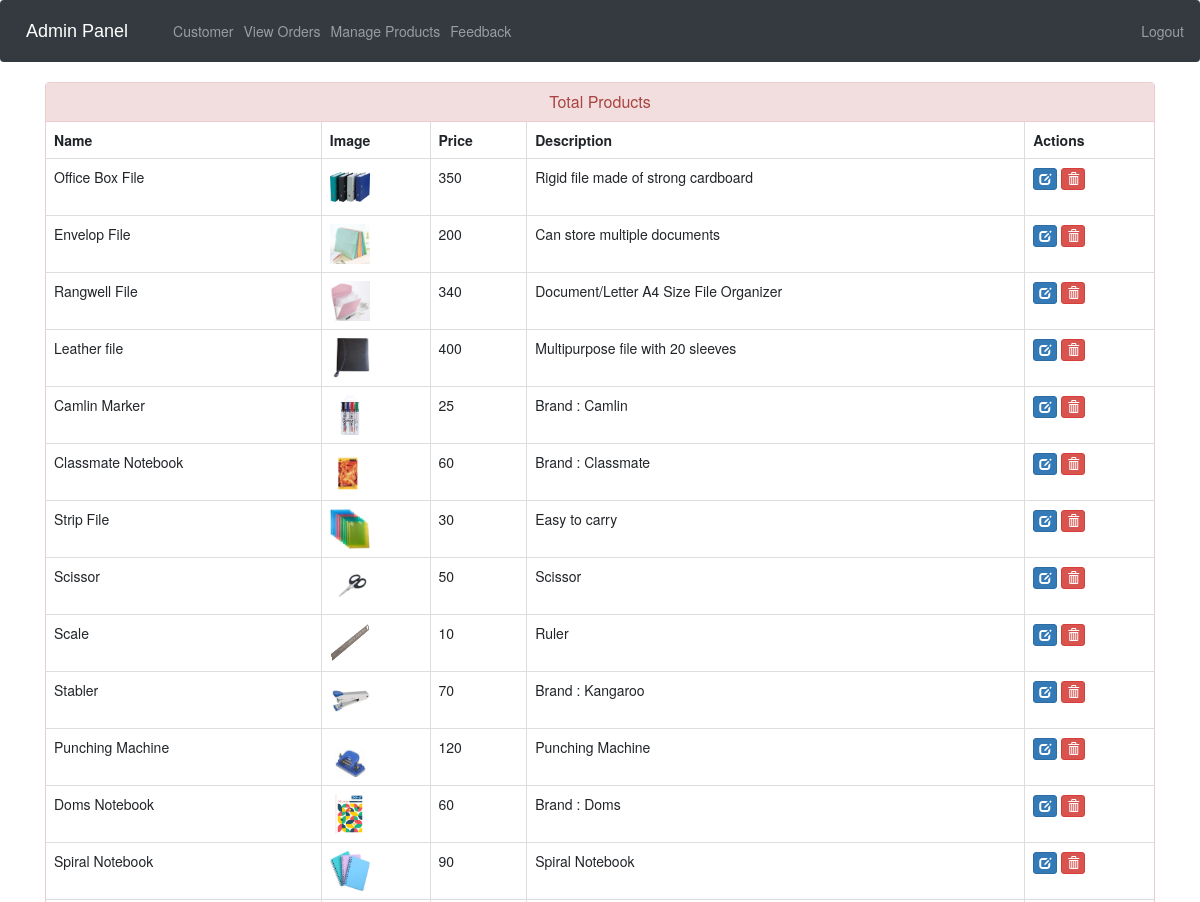
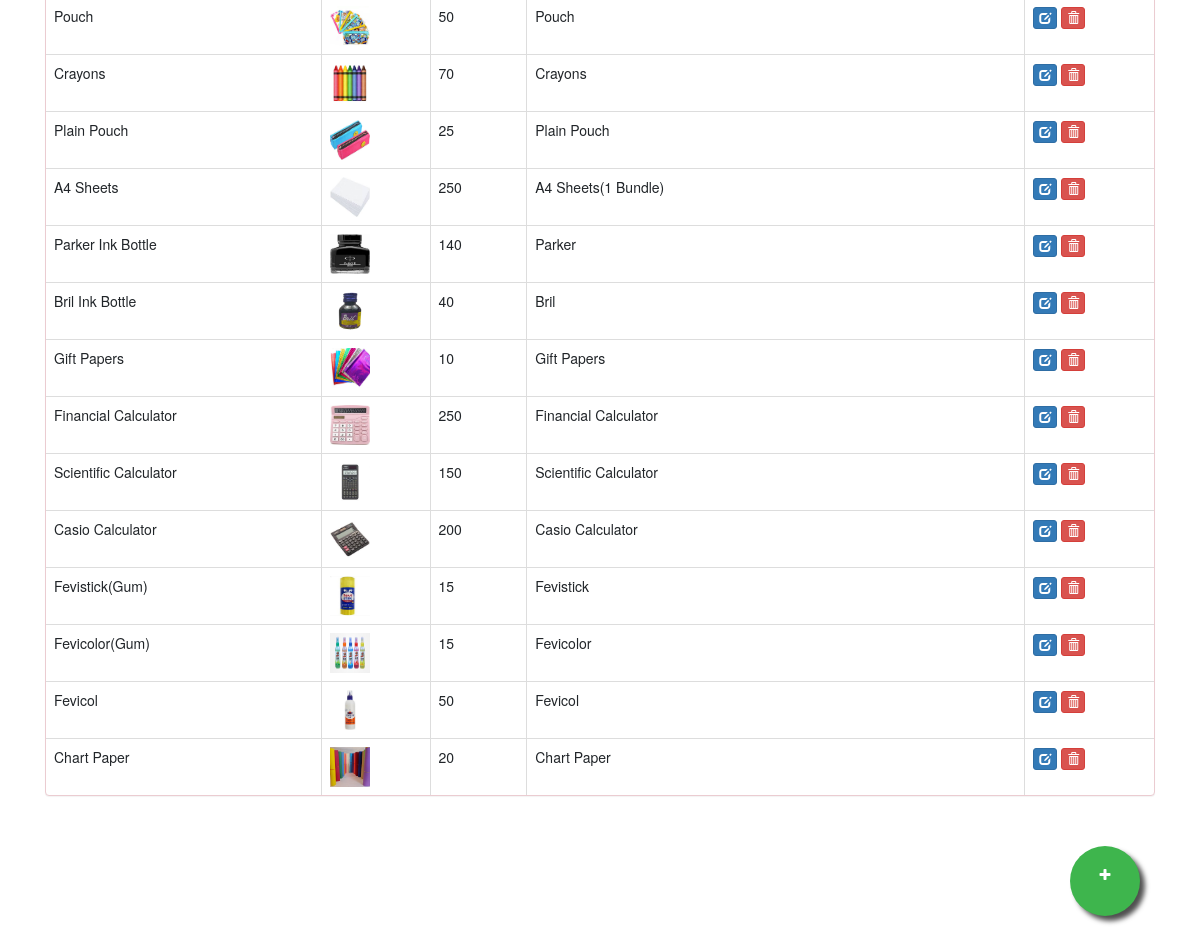
Screenshot of /admin-products (signed in) with the database file from the repository (2 pictures, top to bottom).
### ecom/models.py (models this page shows, shortened)
class Product(models.Model):
    name=models.CharField(max_length=40)
    product_image= models.ImageField(upload_to='product_image/',null=True,blank=True)
    price = models.PositiveIntegerField()
    description=models.CharField(max_length=40)

### ecom/views.py (the view)
# urls.py: path('admin-products', views.admin_products_view,name='admin-products'),
@login_required(login_url='adminlogin')
def admin_products_view(request):
    products=models.Product.objects.all()
    return render(request,'ecom/admin_products.html',{'products':products})

### templates/ecom/admin_products.html (shortened to what this page needs)
{% extends 'ecom/admin_base.html' %}
{% load static %}
{% block content %}
<head>
  <link href="//netdna.bootstrapcdn.com/bootstrap/3.0.0/css/bootstrap.min.css" rel="stylesheet" id="bootstrap-css">
</head>
<div class="container">
  <div class="panel panel-danger">
    <div class="panel-heading">
      <h6 class="panel-title">Total Products</h6>
    </div>
    <table class="table table-hover table-bordered" id="dev-table">
      <thead>
        <tr>
          <th>Name</th>
          <th>Image</th>
          <th>Price</th>
          <th>Description</th>
          <th>Actions</th>
        </tr>
      </thead>
      {% for p in products %}
  {% if p %}
      <tr>
        <td> {{p.name}}</td>
        <td> <img src="{% static p.product_image.url %}" alt="Profile Pic" height="40px" width="40px" /></td>
        <td>{{p.price}}</td>
        <td>{{p.description}}</td>
        <td><a class="btn btn-primary btn-xs" href="{% url 'update-product' p.id  %}"><span class="glyphicon glyphicon-edit"></span></a>
          <a class="btn btn-danger btn-xs" href="{% url 'delete-product' p.id  %}"><span class="glyphicon glyphicon-trash"></span></a></td>
      </tr>
      {%else%}
      <br><br><br>
      <h1>No Products!!</h1>
      {% endif %}
      {% endfor %}
    </table>
  </div>
</div>
<a href="/admin-add-product" class="float">
<i class="fa fa-plus my-float"></i>
</a>
{% endblock content %}

### templates/ecom/admin_products.html (style rules this page uses)
a:link { text-decoration: none; }
h6 { text-align: center; }
.float { position:fixed; width:70px; height:70px; bottom:60px; right:60px; background-color:#3eb54d; color:#FFF; border-radius:50px; text-align:center; box-shadow: 5px 5px 5px #505050; }
.my-float { margin-top:22px; }

### rows the page displays
Product: name "Office Box File", product_image (picture), price "350", description "Rigid file made of strong cardboard"
Product: name "Envelop File", product_image (picture), price "200", description "Can store multiple documents"
Product: name "Rangwell File", product_image (picture), price "340", description "Document/Letter A4 Size File Organizer"
Product: name "Leather file", product_image (picture), price "400", description "Multipurpose file with 20 sleeves"
Product: name "Camlin Marker", product_image (picture), price "25", description "Brand : Camlin"
Product: name "Classmate Notebook", product_image (picture), price "60", description "Brand : Classmate"
Product: name "Strip File", product_image (picture), price "30", description "Easy to carry"
Product: name "Scissor", product_image (picture), price "50", description "Scissor"
Product: name "Scale", product_image (picture), price "10", description "Ruler"
Product: name "Stabler", product_image (picture), price "70", description "Brand : Kangaroo"
Product: name "Punching Machine", product_image (picture), price "120", description "Punching Machine"
Product: name "Doms Notebook", product_image (picture), price "60", description "Brand : Doms"
Product: name "Spiral Notebook", product_image (picture), price "90", description "Spiral Notebook"
Product: name "Pouch", product_image (picture), price "50", description "Pouch"
Product: name "Crayons", product_image (picture), price "70", description "Crayons"
Product: name "Plain Pouch", product_image (picture), price "25", description "Plain Pouch"
Product: name "A4 Sheets", product_image (picture), price "250", description "A4 Sheets(1 Bundle)"
Product: name "Parker Ink Bottle", product_image (picture), price "140", description "Parker"
Product: name "Bril Ink Bottle", product_image (picture), price "40", description "Bril"
Product: name "Gift Papers", product_image (picture), price "10", description "Gift Papers"
Product: name "Financial Calculator", product_image (picture), price "250", description "Financial Calculator"
Product: name "Scientific Calculator", product_image (picture), price "150", description "Scientific Calculator"
Product: name "Casio Calculator", product_image (picture), price "200", description "Casio Calculator"
Product: name "Fevistick(Gum)", product_image (picture), price "15", description "Fevistick"
Product: name "Fevicolor(Gum)", product_image (picture), price "15", description "Fevicolor"
Product: name "Fevicol", product_image (picture), price "50", description "Fevicol"
Product: name "Chart Paper", product_image (picture), price "20", description "Chart Paper"
